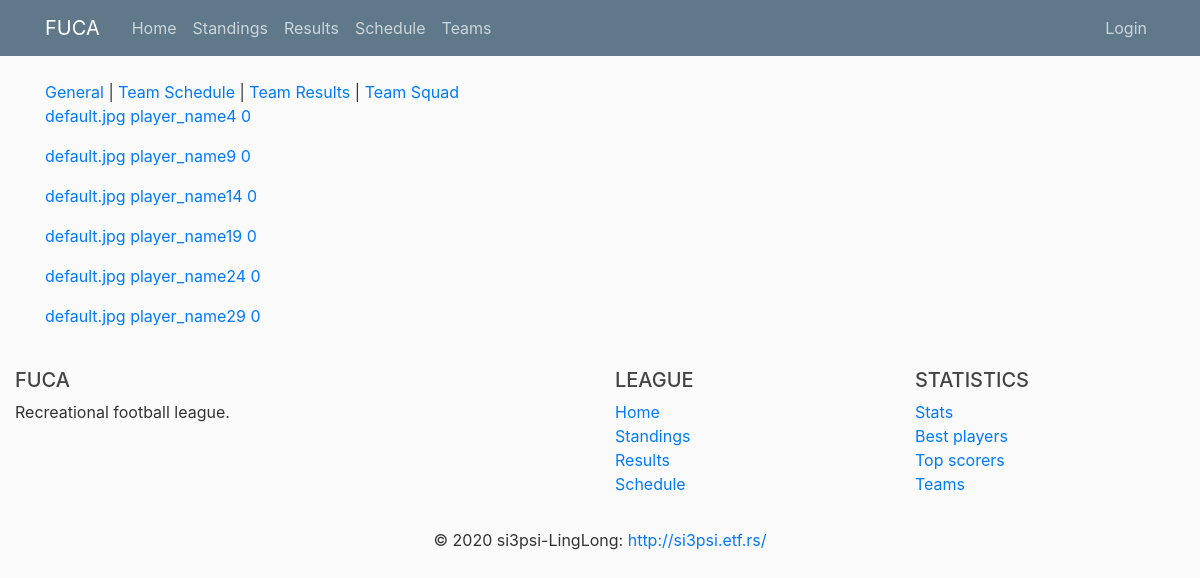
The app's page /teamsquad/5, older data.
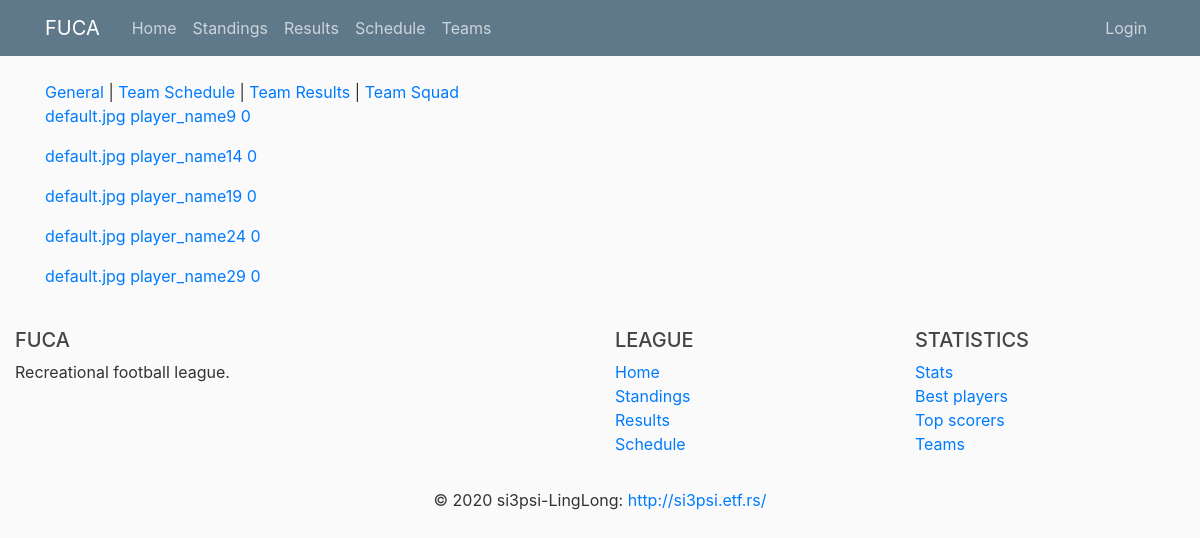
The same page, newer data.
### fuca/models.py (models this page shows, shortened)
class Player(db.Model):
    __tablename__ = 'player'
    id          = db.Column(db.Integer,     primary_key=True)
    name        = db.Column(db.String(100), nullable=False)
    birthdate   = db.Column(db.DateTime,    nullable=False)
    number      = db.Column(db.Integer,     nullable=False)
    image       = db.Column(db.String(20),  nullable=False, default='default.jpg')
    email       = db.Column(db.String(120), unique=True,    nullable=False)
    password    = db.Column(db.String(60),  nullable=False)
    team_id     = db.Column(db.Integer, db.ForeignKey('team.id'), nullable=False)
    statistics  = db.relationship('Statistics', backref='player', lazy=True)
    def goals(self):
        goals = 0
        for stat in self.statistics:
            goals += stat.goals
        return goals
    def assists(self):
        assists = 0
        for stat in self.statistics:
            assists += stat.assists
        return assists
    def red(self):
        red = 0
        for stat in self.statistics:
            red += stat.red
        return red
    def yellow(self):
        yellow = 0
        for stat in self.statistics:
            yellow += stat.yellow
        return yellow
    def points(self):
        return self.goals() + self.assists() - self.yellow() - 2 * self.red()
    def jinja_dict(self):
        return {'name'          : self.name,
                'birthdate'     : self.birthdate,
                'image'         : self.image,
                'email'         : self.email,
                'team_id'       : self.team_id,
                'number'        : self.number,
                'goals'         : self.goals(),
                'assists'       : self.assists(),
                'red'           : self.red(),
                'yellow'        : self.yellow(),
                'points'        : self.points(),
                'id'            : self.id}

### fuca/routes/team_routes.py (the view)
@app.route("/teamsquad/<int:id>")
def teamsquad(id):
    players_db = Player.query.filter(Player.team_id == id).all()
    players = [player.jinja_dict() for player in players_db]
    return render_template('team/team-squad.html', players=players, id=id, title='Team Squad')

### fuca/templates/team/team-squad.html
{% extends 'team/team-layout.html' %}
{% block team_content %}
    {% for player in players %}
        <p>
            <a href="{{ url_for('player', id=player.id)}}">
                {{ player.image }} {{ player.name }} {{ player.number }}
            </a>
        </p>
    {% endfor %}
{% endblock team_content %}

Row changes from the older to the newer data that the page shows:
removed Player: image "default.jpg", name "player_name4", number "0"
